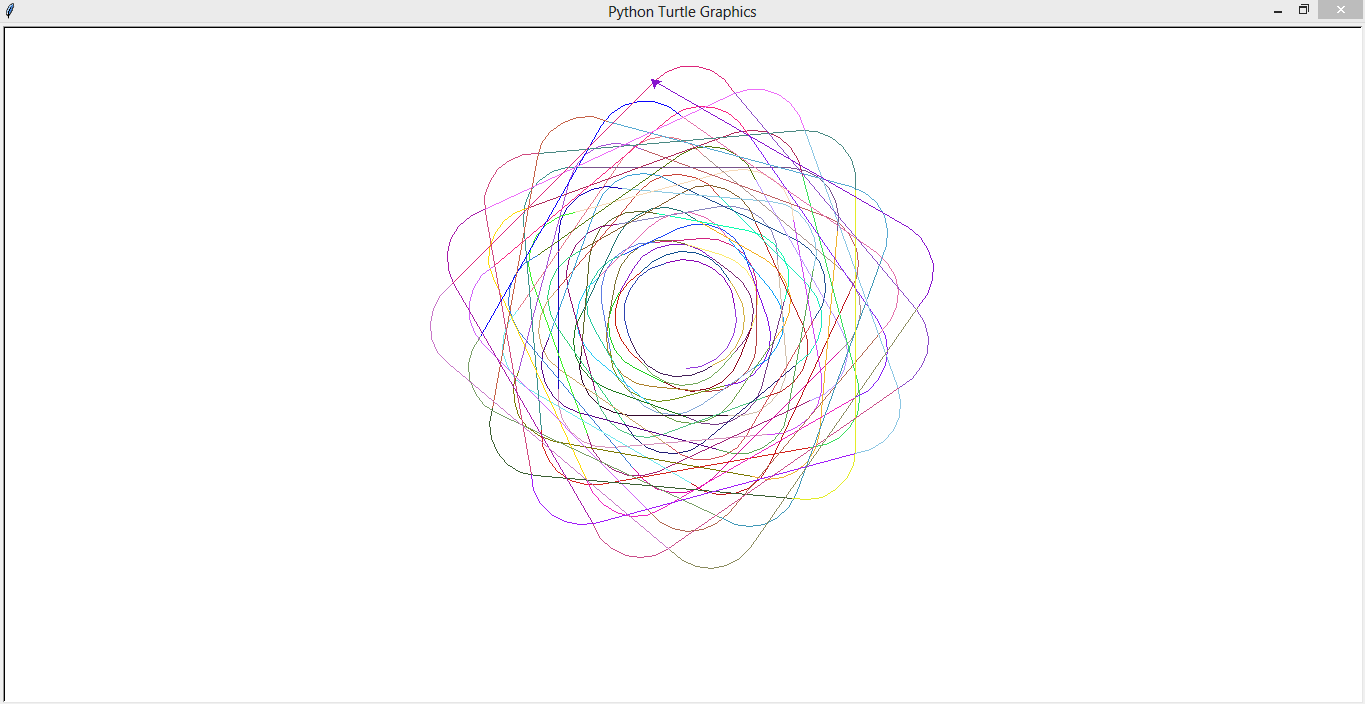

Write the Python code that produced this figure.
import turtle
import random
board = turtle.Turtle()
board.speed(30)
def change_color():
    R = random.random()
    B = random.random()
    G = random.random()

    board.color(R, G, B)

for i in range(100):
    change_color()
    board.circle(50,105)
    board.forward(i*3)
    board.right(10)

turtle.done()
